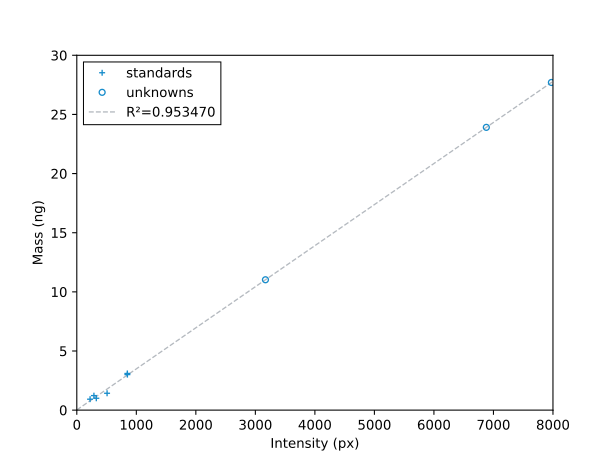

This chart was generated by the following Python code:
#!/usr/bin/env python3

# The 3.0, 2.0, and 1.5 bands in the ladder are well-resolved and comparable in 
# intensity to my samples of interest.  I know how much mass is in these bands, 
# so I can use them to make a standard curve that relates intensity to the 
# quantity of DNA loaded on the gel.  In turn, I can use this to compare the 
# results from the gel to the results from the Nanodrop.

import numpy as np
import polars as pl
import matplotlib.pyplot as plt
from scipy.stats import linregress
from color_me import ucsf
from pathlib import Path

xlsx_path = '20220902_reminiprep_p236.xlsx'

df_std = pl.read_excel(xlsx_path, 2)
df_unk = pl.read_excel(xlsx_path, 1)

# I loaded 25 ng of ladder (10 µL at 2.5 ng/µL):
load_mass_ug = 25 / 1000

df_std = df_std.select([
    load_mass_ug * pl.col("Band mass (ng per 1 µg load)").alias('mass_ng'),
    pl.col('Intensity (px)').alias('intensity_px'),
])
df_unk = df_unk.select([
    pl.col('Prep').alias('prep'),
    pl.col('Buffer P1').alias('buffer'),
    pl.col('Intensity (px)').alias('intensity_px'),
])

def fit_std_curve(df_std):
    mass_ng = df_std.select('mass_ng').to_numpy().flatten()
    intensity_px = df_std.select('intensity_px').to_numpy().flatten()

    fit = linregress(intensity_px, mass_ng)

    def predict(x):
        return x * fit.slope + fit.intercept

    return fit, predict

fit, predict = fit_std_curve(df_std)

df_unk = df_unk.with_columns([
    pl.col('intensity_px').map(predict).alias('mass_ng'),
])

debug(df_unk)

plt.plot(
        df_std['intensity_px'].view(),
        df_std['mass_ng'].view(),
        label='standards',
        linestyle='none',
        marker='+',
        markeredgecolor=ucsf.blue[0],
        markerfacecolor='none',
)
plt.plot(
        df_unk['intensity_px'].view(),
        df_unk['mass_ng'].view(),
        label='unknowns',
        linestyle='none',
        marker='o',
        markeredgecolor=ucsf.blue[0],
        markerfacecolor='none',
)

x_fit = np.linspace(*plt.xlim())

plt.plot(
        x_fit,
        predict(x_fit),
        label=f'R²={fit.rvalue**2:.6f}',
        linestyle='--',
        color=ucsf.dark_grey[0],
        zorder=0,
)
plt.legend(loc='best')
plt.xlabel('Intensity (px)')
plt.ylabel('Mass (ng)')
plt.savefig(Path(__file__).with_suffix('.svg'))
plt.show()
